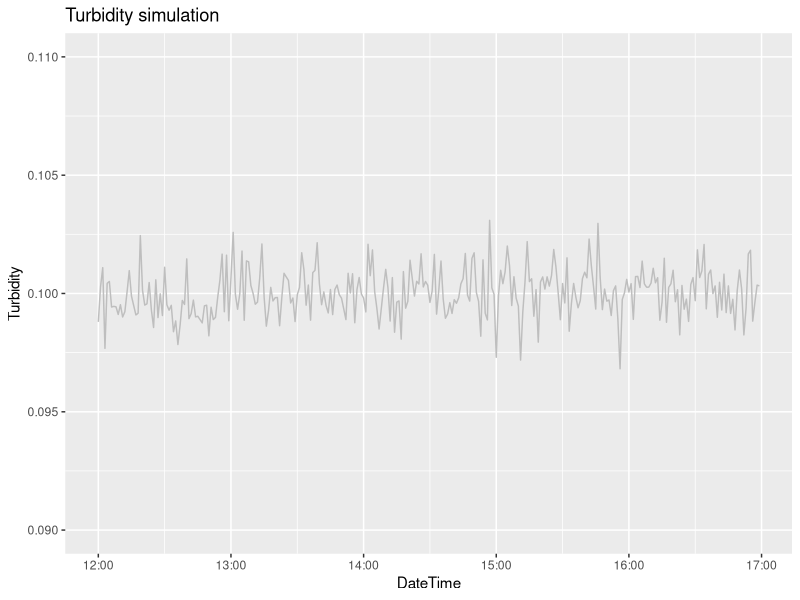
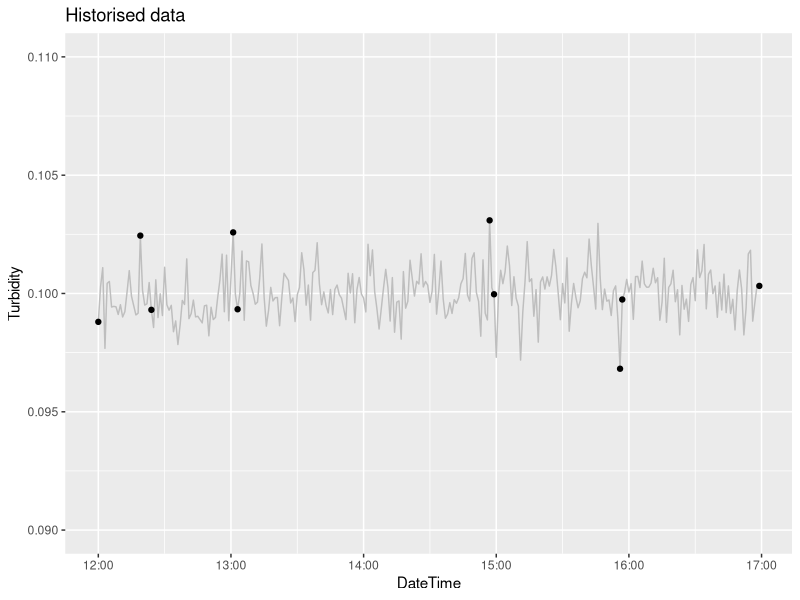
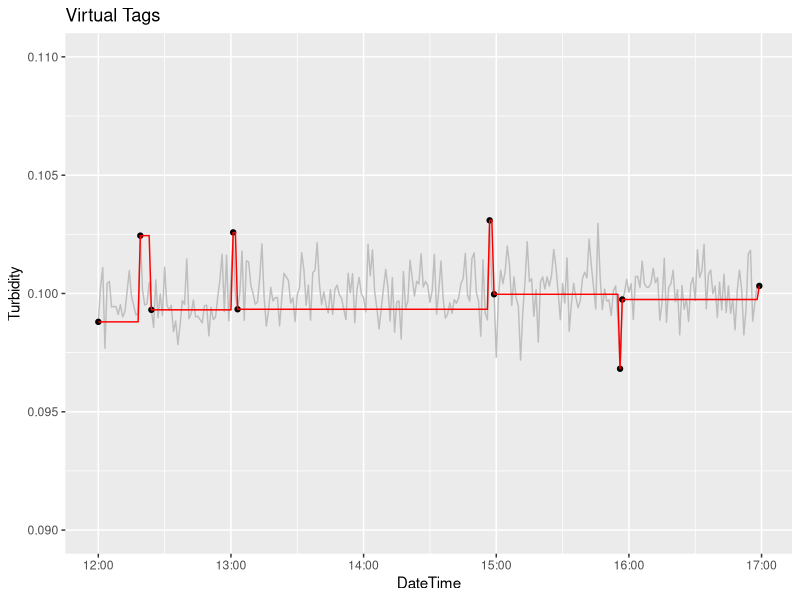
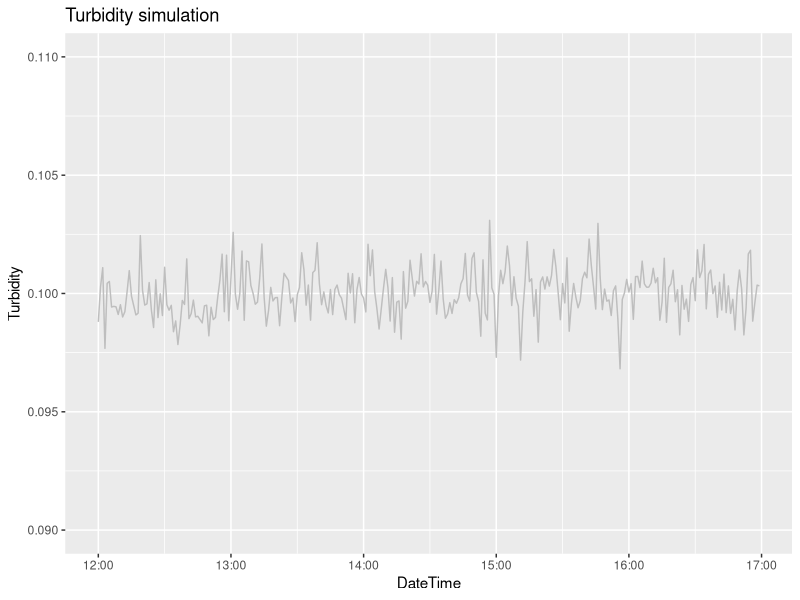
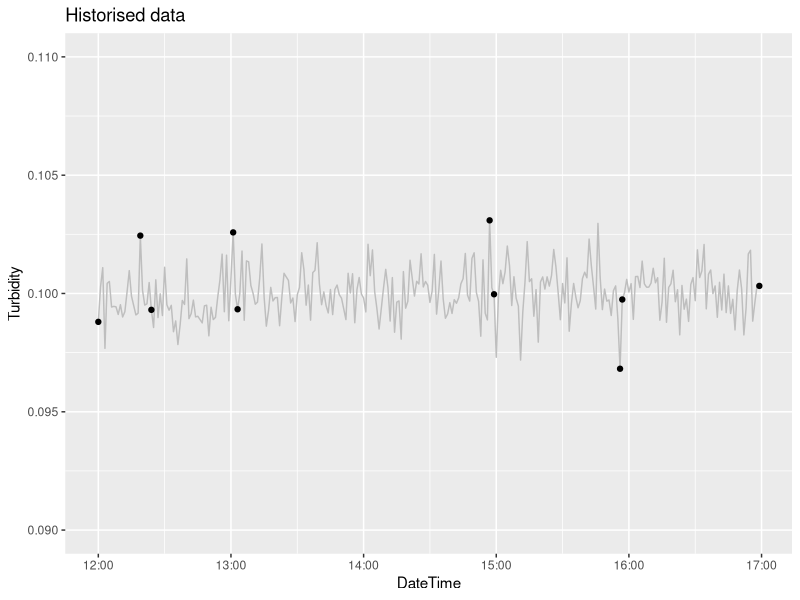
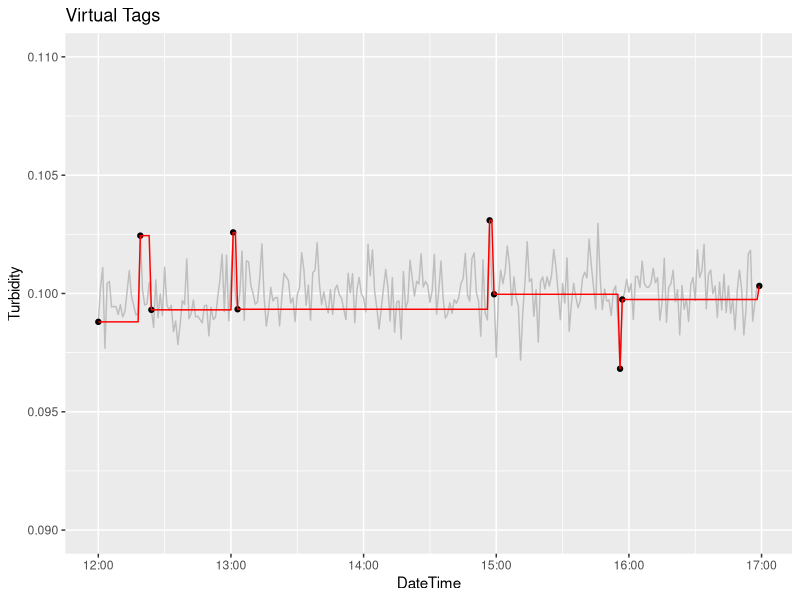

The R script that drew these images, in order:
# Simulate measured data
set.seed(1234)
n <- 300
wtp <- data.frame(DateTime = seq.POSIXt(ISOdate(1910, 1, 1), length.out = n, by = 60),
                  WTP = rlnorm(n, log(.1), .01))
library(ggplot2)
p <- ggplot(wtp, aes(x = DateTime, y = WTP)) + geom_line(colour = "grey") + 
    ylim(0.09, 0.11) + ylab("Turbidity") + ggtitle("Turbidity simulation")
p
ggsave("Hydroinformatics/Turbidity.png")

# Historise data
threshold <- 0.03
h <- 1 # First historised point
# Starting conditions
wtp$historise <- FALSE
wtp$historise[c(1, n)] <- TRUE
# Testing for delta <> threshold
for (i in 2:nrow(wtp)) {
    delta <- wtp$WTP[i] / wtp$WTP[h]
    if (delta > (1 + threshold) | delta < (1 - threshold)) {
        wtp$historise[i] <- TRUE
        h <- i
    }
}
historian <- subset(wtp, historise == TRUE)
historian$Source <- "Historian"
p <- p + geom_point(data = historian, aes(x = DateTime, y = WTP)) + ggtitle("Historised data")
p
ggsave("Hydroinformatics/Historian.png")

# Create Virtual Ttags
vt <- function(t) approx(historian$DateTime, historian$WTP, xout = t, method = "constant")
turbidity <- lapply(as.data.frame(wtp$DateTime), vt)
wtp$VirtualTag <- turbidity[[1]]$y
p + geom_line(data = wtp, aes(x = DateTime, y = VirtualTag), colour = "red") + ggtitle("Virtual Tags")
ggsave("Hydroinformatics/VirtualTags.png")

